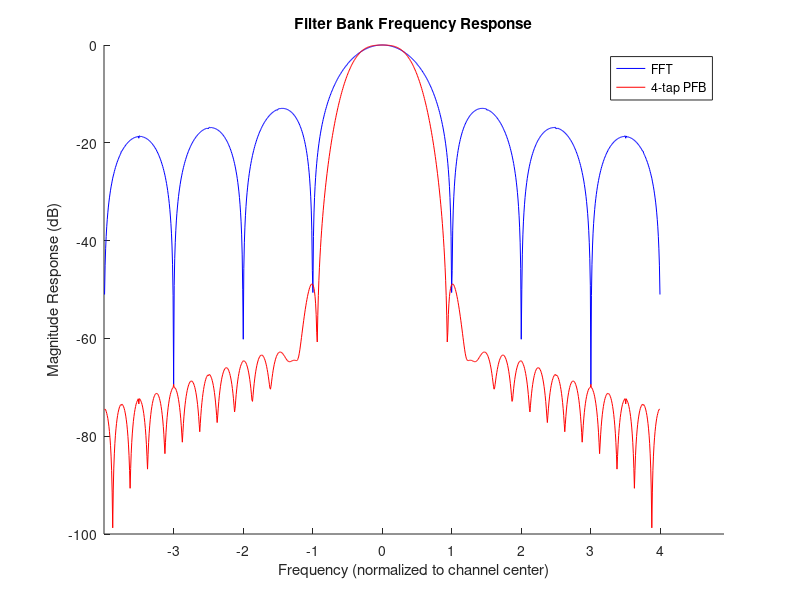
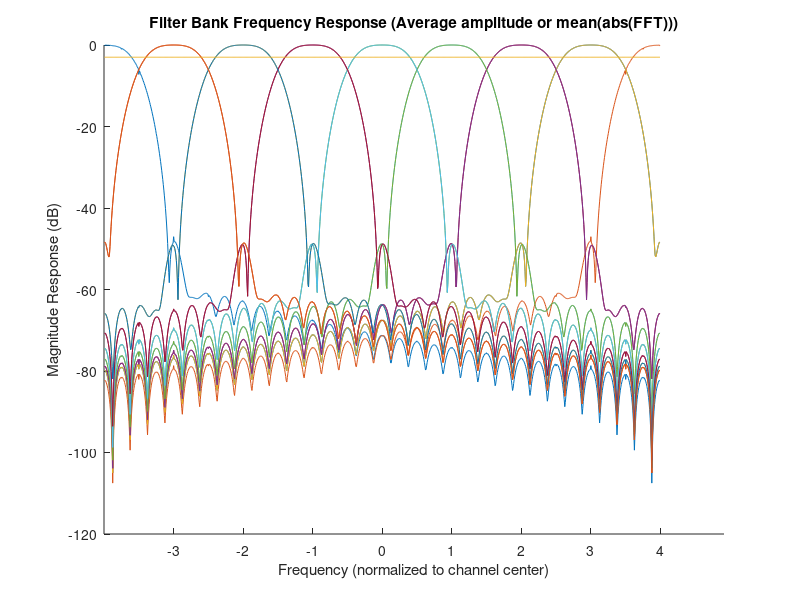

Reproduce these figures in MATLAB, in order.
function [] = PolyphaseDFT()
% PolyphaseDFT
%
% Function to test the frequency response of a filterbank using various power calculation criteria
%
% Create a DFT Polyphase FIR Quantized Filter Bank.
% The filterbank consists of M channels with N taps in each FIR filter
% Original Author: Ruby Van Rooyen

% Initialize two variables to define the filters and the filter bank.
M = 16;  % Number of channels in the filter bank.
N = 4;   % Number of taps in each FIR filter.

% Calculate the coefficients b for the prototype lowpass filter, and zero-pad so that it has length M*N.
WindowType='hamming'; % Hamming window = Better DFT lowpass
fwidth=1;
alltaps = M*N; % length of finite-impulse response prototype filter = KNt = (# Channels)(# Taps)
windowval = transpose(window(WindowType, alltaps));
b = windowval .* sinc(fwidth*([0:alltaps-1]/(M)-N/2));
b = [b,zeros(1,M*N-length(b))];

% Reshape the filter coefficients into a matrix whos rows 
% represent the individual polyphase filters to be distributed among the filter bank.
B = flipud(reshape(b,M,N));

% Construct a bank of M quantized filters and an M-point quantized FFT. Filter a sinusoid that is stepped in frequency from 0 to
% pi radians, store the power of the filtered signal, and plot the results
% for each channel in the filter bank.
Nfreq = 1024; % Number of frequencies to sweep.
w = linspace(0,pi,Nfreq);  % Frequency vector from 0 to pi.
P = 100;     % Number of output points from each channel.
t = 1:M*N*P; % Time vector.
HH = zeros(M,length(w));  % Stores output power for each channel.
for j=1:length(w)
  disp([num2str(j),' out of ',num2str(length(w))])
  x = sin(w(j)*t);           % Signal to filter
  
  % EXECUTE THE FILTER BANK:
  % Reshape the input so that it represents parallel channels of data going into the filter bank.
  X = [x(:);zeros(M*ceil(length(x)/M)-length(x), 1)];
  X = reshape(X,M,length(X)/M);
  % Make the output the same size as the input.
  Y = zeros(size(X));   
  % FIR filter bank.
  for k=1:M
    Y(k,:) = filter(B(k,:),1,X(k,:));
  end

  % FFT
  Y = fft(Y);
  Ynw=fft(X);
  % Store the output power
  HH(:,j) = sqrt(mean((abs(Y).^2).')'); % RMS voltage
  HH_nw(:,j) = sqrt(mean((abs(Ynw).^2).')'); % RMS voltage
  HH_var(:,j) = var(Y.')';              % Total energy
  HH_max(:,j) = max(abs(Y).')';         % Max-hold amplitude
  HH_mean(:,j) = mean(abs(Y).')';       % Average amplitude
  HH_mean_nw(:,j) = mean(abs(Ynw).');   % Average amplitude
end

% Normalize values to get 0dB values as maximum
for k = 1:M
    HH(k,:) = HH(k,:)/max(HH(k,:));
    HH_nw(k,:) = HH_nw(k,:)/max(HH_nw(k,:));
    HH_var(k,:) = HH_var(k,:)/max(HH_var(k,:));
    HH_max(k,:) = HH_max(k,:)/max(HH_max(k,:));
    HH_mean(k,:) = HH_mean(k,:)/max(HH_mean(k,:));
    HH_mean_nw(k,:) = HH_mean_nw(k,:)/max(HH_mean_nw(k,:));
end
HH_dB = 20*log10(HH(:,2:end-1));
HH_dB_nw = 20*log10(HH_nw(:,2:end-1));
HH_var_dB = 20*log10(HH_var(:,2:end-1));
HH_max_dB = 20*log10(HH_max(:,2:end-1));
HH_mean_dB = 20*log10(HH_mean(:,2:end-1));
HH_mean_dB_nw = 20*log10(HH_mean_nw(:,2:end-1));

figure(1)
channel_num = M/4+1;
hold on
plot(w(2:end-1),HH_mean_dB_nw(channel_num,:),'b')
plot(w(2:end-1),HH_mean_dB(channel_num,:),'r')
hold off
% legend('sqrt(mean(abs(fft)))','var','max', 'mean')
%legend(sprintf('%i-pt FFT',M),sprintf('%i-tap PFB',N))
legend('FFT',sprintf('%i-tap PFB',N))
title('Filter Bank Frequency Response')
xlabel('Frequency (normalized to channel center)')
ylabel('Magnitude Response (dB)')
set(gca,'xtick',(1:M/2)*w(end)/M*2)
set(gca,'xticklabel',(1:M/2)-M/4)

figure(2)
hold on
%plot(w(2:end-1),HH_mean_dB_nw)
plot(w(2:end-1),HH_mean_dB)
plot(w(2:end-1),-3*ones(size(HH(1,2:end-1))))
hold off
title('Filter Bank Frequency Response (Average amplitude or mean(abs(FFT)))')
xlabel('Frequency (normalized to channel center)')
ylabel('Magnitude Response (dB)')
set(gca,'xtick',(1:M/2)*w(end)/M*2)
set(gca,'xticklabel',(1:M/2)-M/4)
